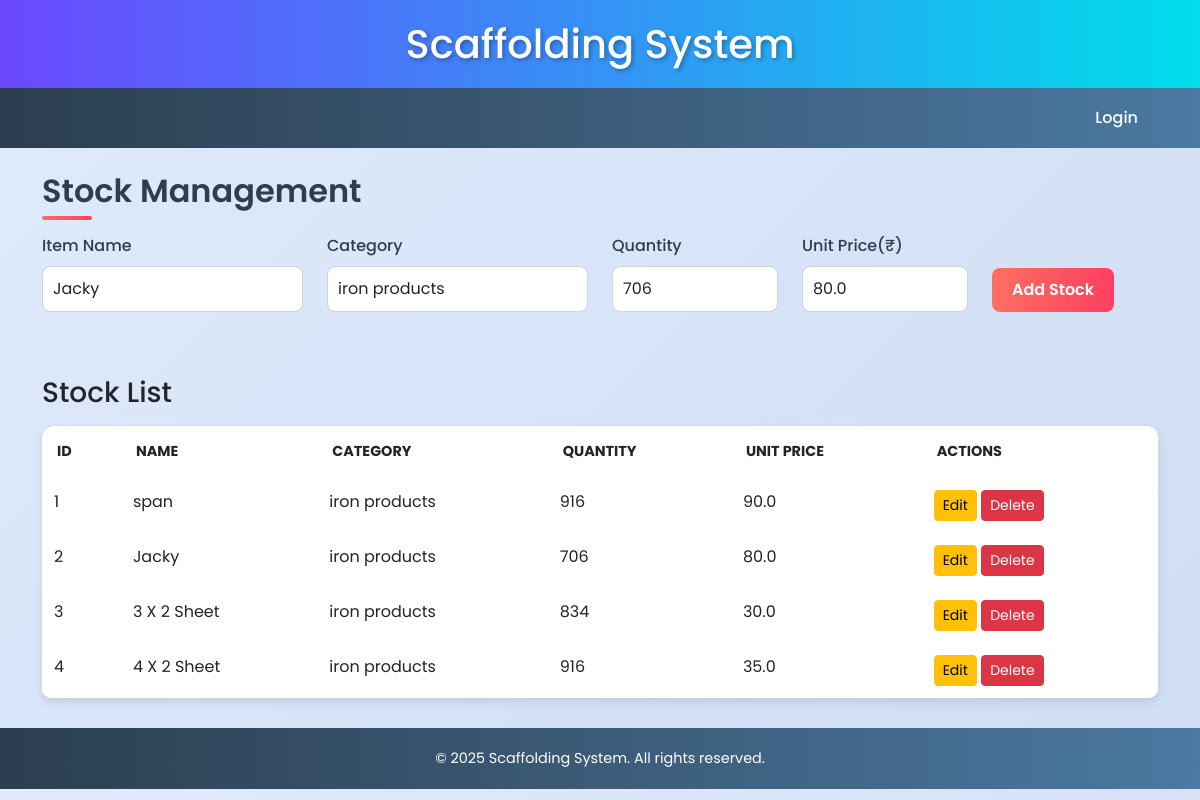
Screenshot of /edit_stock/2 with the database file from the repository.
### app.py (models this page shows)
class Stock(db.Model):
    id = db.Column(db.Integer, primary_key=True)
    name = db.Column(db.String(100), nullable=False)
    category = db.Column(db.String(50), nullable=False)
    quantity = db.Column(db.Integer, nullable=False)
    unit_price = db.Column(db.Float, nullable=False)

### app.py (the view, shortened to what this page needs)
@app.route('/edit_stock/<int:stock_id>', methods=['GET', 'POST'])
def edit_stock(stock_id=None):
    form = StockForm()
    if stock_id:
        stock_item = Stock.query.get(stock_id)
        if request.method == 'GET':
            form.name.data = stock_item.name
            form.category.data = stock_item.category
            form.quantity.data = stock_item.quantity
            form.unit_price.data = stock_item.unit_price
    else:
        stock_item = None
    stocks = Stock.query.all()
    return render_template('stock.html', form=form, stocks=stocks)

### app.py
class StockForm(FlaskForm):
    name = StringField('Item Name', validators=[DataRequired()])
    category = StringField('Category', validators=[DataRequired()])
    quantity = IntegerField('Quantity', validators=[DataRequired(), NumberRange(min=0)])
    unit_price = FloatField('Unit Price(₹)', validators=[DataRequired(), NumberRange(min=0)])
    submit = SubmitField('Add Stock')

### templates/stock.html (shortened to what this page needs)
{% extends 'base.html' %}
{% block content %}
<h2 class="mb-4">Stock Management</h2>
<form method="POST" class="mb-5">
    <div class="row">
        <div class="col-md-3 mb-3">
            {{ form.name.label(class="form-label") }}
            {{ form.name(class="form-control") }}
        </div>
        <div class="col-md-3 mb-3">
            {{ form.category.label(class="form-label") }}
            {{ form.category(class="form-control") }}
        </div>
        <div class="col-md-2 mb-3">
            {{ form.quantity.label(class="form-label") }}
            {{ form.quantity(class="form-control") }}
        </div>
        <div class="col-md-2 mb-3">
            {{ form.unit_price.label(class="form-label") }}
            {{ form.unit_price(class="form-control") }}
        </div>
        <div class="col-md-2 mb-3 align-self-end">
            {{ form.submit(class="btn btn-primary") }}
        </div>
    </div>
</form>
<h3 class="mb-3">Stock List</h3>
<table class="table">
    <thead>
        <tr>
            <th>ID</th>
            <th>Name</th>
            <th>Category</th>
            <th>Quantity</th>
            <th>Unit Price</th>
            <th>Actions</th>
        </tr>
    </thead>
    <tbody>
        {% for stock in stocks %}
        <tr>
            <td>{{ stock.id }}</td>
            <td>{{ stock.name }}</td>
            <td>{{ stock.category }}</td>
            <td>{{ stock.quantity }}</td>
            <td>{{ stock.unit_price }}</td>
            <td>
                <a href="{{ url_for('edit_stock', stock_id=stock.id) }}" class="btn btn-sm btn-warning">Edit</a>
                <a href="{{ url_for('delete_stock', stock_id=stock.id) }}" class="btn btn-sm btn-danger">Delete</a>
            </td>
        {% endfor %}
    </tbody>
</table>
{% endblock %}

### static/css/style.css (style rules this page uses)
body { font-family: 'Poppins', sans-serif; background: linear-gradient(135deg, #e0eafc, #cfdef3); margin: 0; padding: 0; animation: fadeIn 1s ease-in-out; }
.table { background-color: #fff; border-radius: 10px; overflow: hidden; box-shadow: 0 4px 10px rgba(0, 0, 0, 0.1); margin-bottom: 30px; }
.table thead { background: linear-gradient(90deg, #6b48ff, #00ddeb); color: #fff; text-transform: uppercase; font-size: 0.9rem; }
.table thead th { padding: 15px; border: none; }
.table tbody tr { transition: all 0.3s ease; }
.table tbody tr:nth-child(even) { background-color: #f8f9fa; }
.table tbody td { padding: 12px; border: none; }
.form-control { border-radius: 8px; border: 1px solid #ced4da; transition: all 0.3s ease; padding: 10px; }
.form-label { font-weight: 500; color: #2c3e50; }
.btn-primary { background: linear-gradient(90deg, #ff6f61, #ff3f61); border: none; border-radius: 8px; padding: 10px 20px; font-weight: 600; transition: all 0.3s ease; animation: pulse 2s infinite; }
h2 { color: #2c3e50; font-weight: 600; position: relative; margin-bottom: 20px; }
h2::after { content: ''; width: 50px; height: 4px; background: linear-gradient(90deg, #ff6f61, #ff3f61); position: absolute; bottom: -10px; left: 0; border-radius: 2px; }

### rows the page displays
Stock: name "Jacky", category "iron products", quantity "706", unit_price "80.0", id "2"
Stock: id "1", name "span", category "iron products", quantity "916", unit_price "90.0"
Stock: id "3", name "3 X 2 Sheet", category "iron products", quantity "834", unit_price "30.0"
Stock: id "4", name "4 X 2 Sheet", category "iron products", quantity "916", unit_price "35.0"
